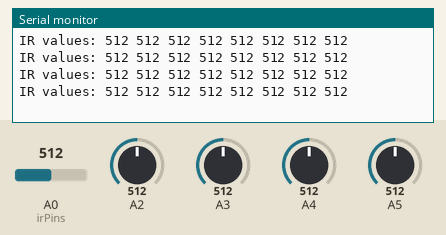
A sketch run on a simulated Arduino Uno, built with avr-gcc and run on an emulated ATmega328P. On the bench: the last lines printed to the serial monitor. The test bench sets the inputs (shaded band); at power-on: A0 (irPins) = 512, A2 = 512, A3 = 512, A4 = 512, A5 = 512.

Above: at 1.2 s.
1.3 s: A0 (irPins) set to 716
At 1.72 s:
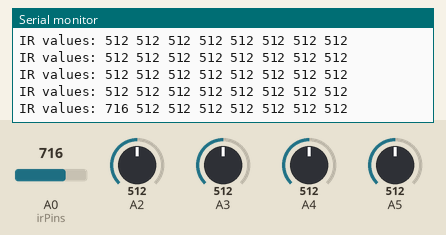
2.8 s: A2 set to 716
At 2.93 s:
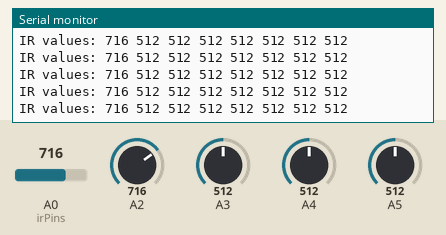
4.3 s: A3 set to 716
At 4.44 s:
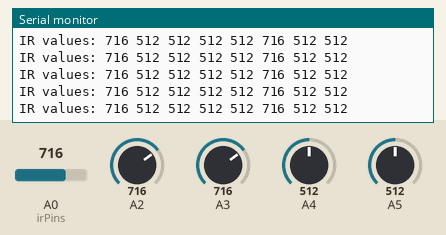
5.8 s: A4 set to 716
At 5.95 s:
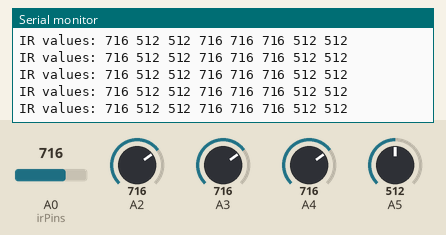
7.3 s: A5 set to 716
At 7.46 s:
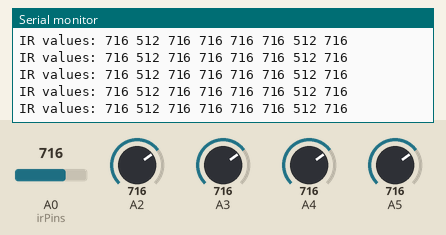
8.8 s: A0 (irPins) set to 992
At 8.98 s:
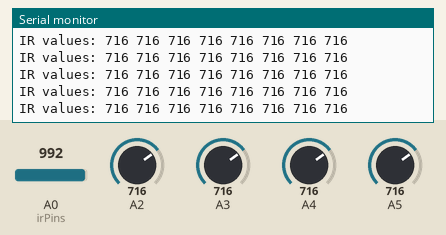
Timing chart, 0 to 11.3 s (numbered marks = the images above; inputs shaded):
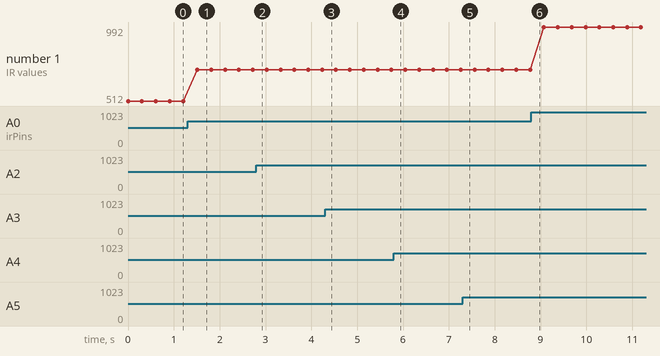

The sketch:

sketch_mar26a.ino
```cpp
// Define IR sensor pins
#define IR1 14
#define IR2 27
#define IR3 26
#define IR4 25
#define IR5 33
#define IR6 32
#define IR7 35
#define IR8 34

int irPins[8] = {IR1, IR2, IR3, IR4, IR5, IR6, IR7, IR8};

void setup() {
  Serial.begin(115200);

  // Set IR pins as input (only needed for digitalRead)
  for (int i = 0; i < 8; i++) {
    pinMode(irPins[i], INPUT);
  }
}

void loop() {
  Serial.print("IR values: ");
  for (int i = 0; i < 8; i++) {
    int value = analogRead(irPins[i]);  // Use digitalRead if output is digital
    Serial.print(value);
    Serial.print(" ");
  }
  Serial.println();
  delay(300);  // Delay for readability
}
```

Measured:
- after the input at 1.3 s, the serial monitor: prints a new line after 0.21 s (image 1)
- plotted number 1: 512 → 716 after the input at 1.3 s, 716 → 992 after the input at 8.8 s
